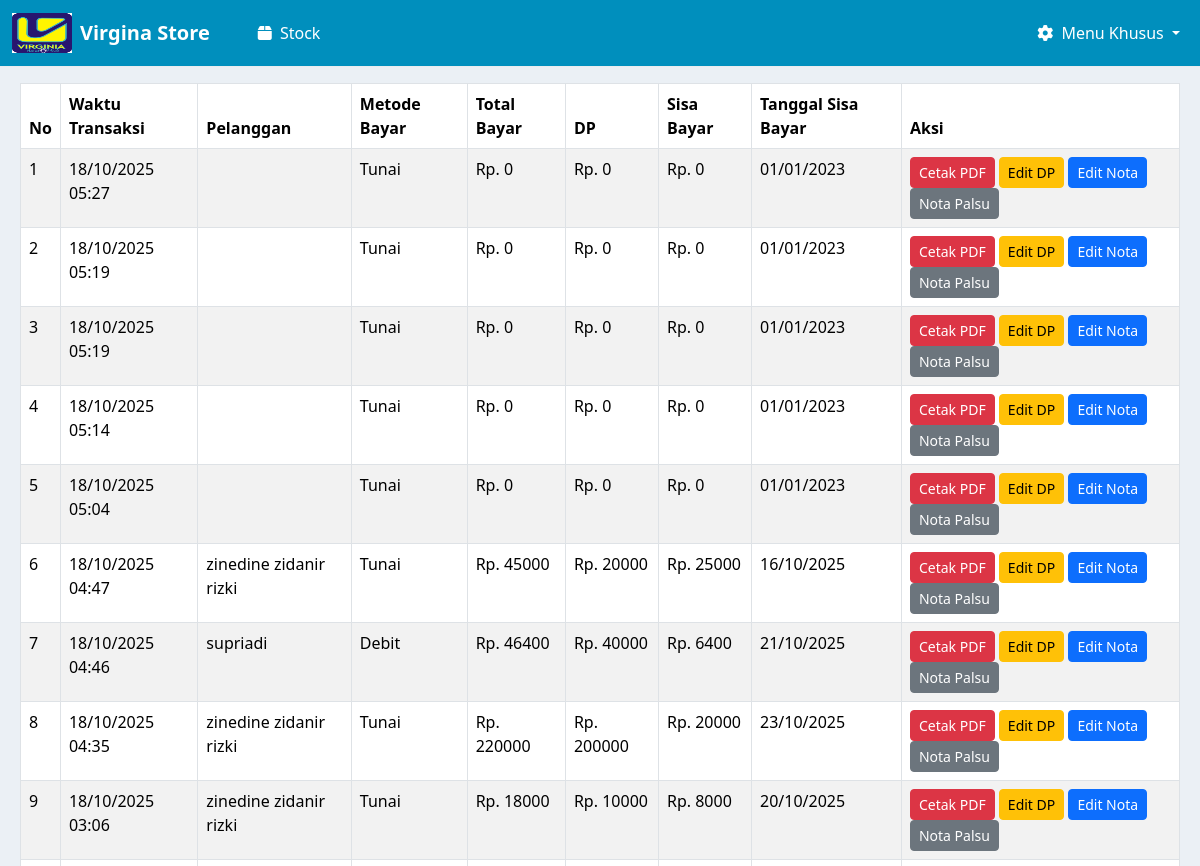
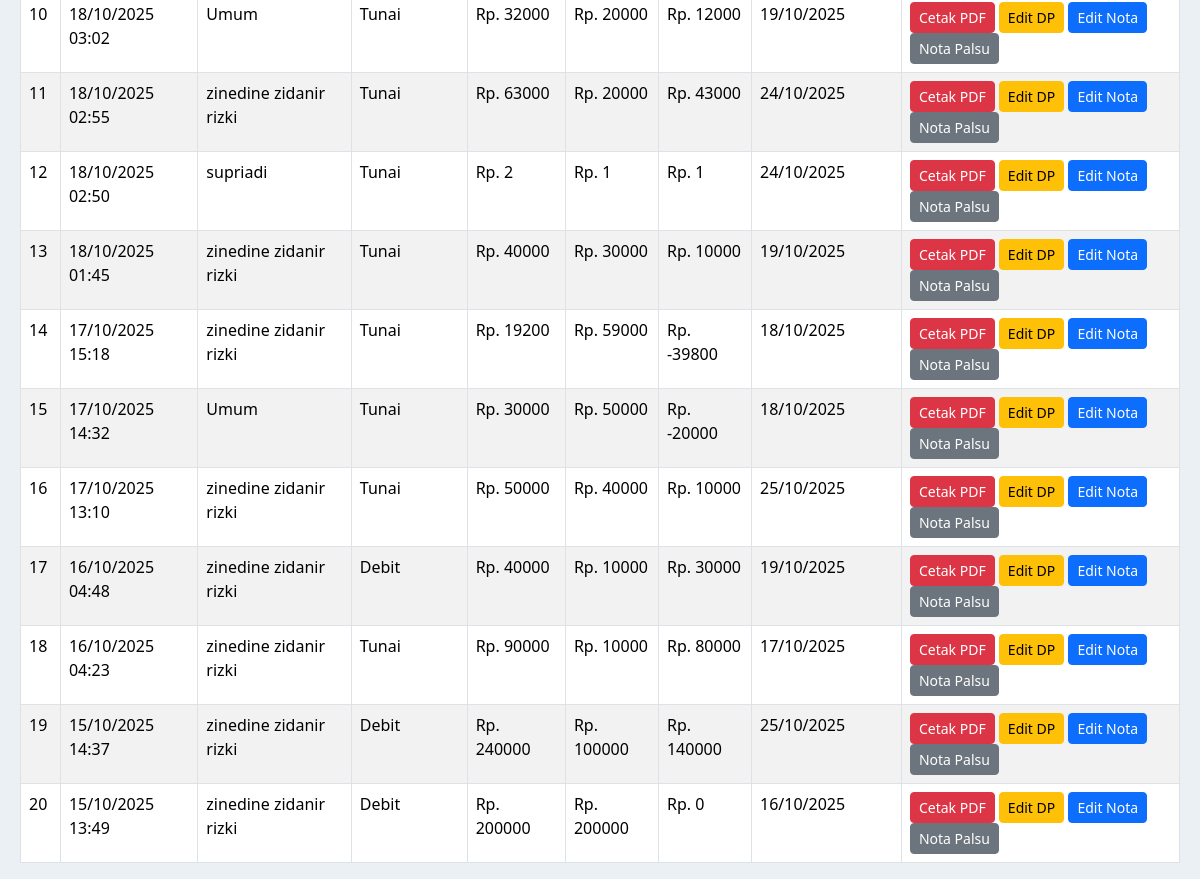
The app's page /nota/cetak_nota_kosong/ (signed in), older data (2 pictures, top to bottom).
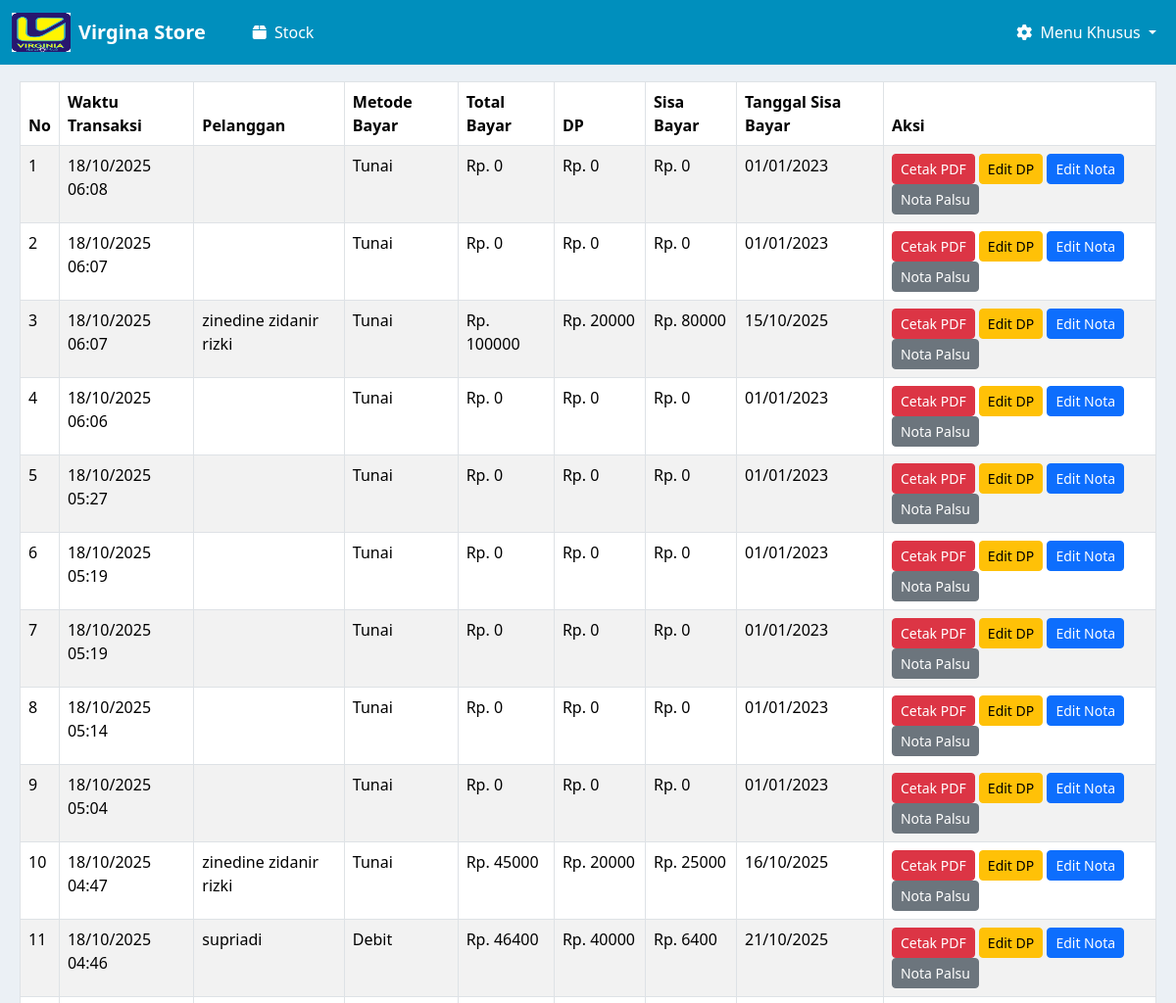
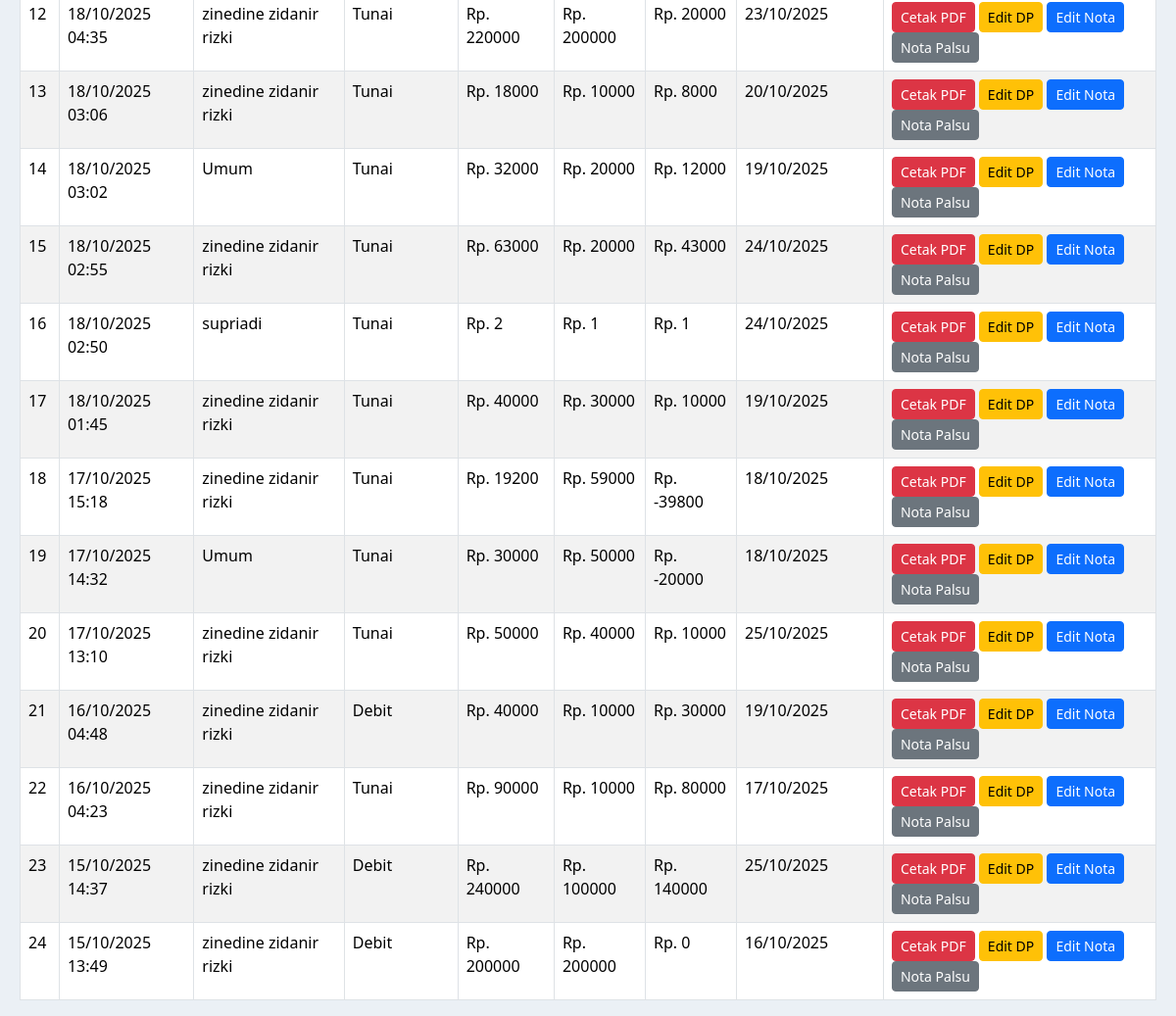
The same page, newer data (2 pictures, top to bottom).
### nota/models.py (models this page shows, shortened)
class NotaPayment(models.Model):
    PAYMENT_METHOD_CHOICES = [
        ('tunai', 'Tunai'),
        ('debit', 'Debit'),
    ]
    customer = models.ForeignKey(Customer, on_delete=models.CASCADE, null=True, blank=True)
    tanggal_sisa_bayar = models.DateField()
    metode_pembayaran = models.CharField(max_length=10, choices=PAYMENT_METHOD_CHOICES)
    total_bayar = models.DecimalField(max_digits=12, decimal_places=2)
    dp = models.DecimalField(max_digits=12, decimal_places=2)
    sisa = models.DecimalField(max_digits=12, decimal_places=2)
    is_temporary = models.BooleanField(default=True)
    created_at = models.DateTimeField(auto_now_add=True)
    class Meta:
        verbose_name = "Nota Payment"
        verbose_name_plural = "Nota Payments"

### kasir/models.py (models this page shows, shortened)
class Customer(models.Model):
    nama = models.CharField(max_length=100)
    alamat_customer = models.TextField(blank=True, null=True)
    no_telpon_customer = models.CharField(max_length=20, blank=True, null=True)
    shipping_agent = models.CharField(max_length=100, blank=True, null=True)

### nota/views.py (the view)
# urls.py: path('cetak_nota_kosong/', views.cetak_nota_kosong, name='cetak-nota-kosong'),
def cetak_nota_kosong(request):
    notas = NotaPayment.objects.all().order_by('-created_at')
    return render(request, 'cetak_nota_kosong.html', {'notas': notas})

### nota/templates/cetak_nota_kosong.html (shortened to what this page needs)
{% extends 'base.html' %}
{% block content %}
<div class="" style="margin-left: 20px; margin-right: 20px;">
    <table class="table table-bordered table-striped mt-3">
        <thead>
            <tr>
                <th>No</th>
                <th>Waktu Transaksi</th>
                <th>Pelanggan</th>
                <th>Metode Bayar</th>
                <th>Total Bayar</th>
                <th>DP</th>
                <th>Sisa Bayar</th>
                <th>Tanggal Sisa Bayar</th>
                <th>Aksi</th>
            </tr>
        </thead>
        <tbody>
            {% for nota in notas %}
            <tr data-id="{{ nota.id }}" data-total="{{ nota.total_bayar }}" data-dp="{{ nota.dp }}" data-sisa="{{ nota.sisa }}" data-tanggal="{{ nota.tanggal_sisa_bayar|date:'Y-m-d' }}">
                <td>{{ forloop.counter }}</td>
                <td>{{ nota.created_at|date:"d/m/Y H:i" }}</td>
                <td>{{ nota.customer.nama }}</td>
                <td>{{ nota.get_metode_pembayaran_display }}</td>
                <td>Rp. {{ nota.total_bayar|floatformat:0 }}</td>
                <td>Rp. {{ nota.dp|floatformat:0 }}</td>
                <td>Rp. {{ nota.sisa|floatformat:0 }}</td>
                <td>{{ nota.tanggal_sisa_bayar|date:"d/m/Y" }}</td>
                <td>
                    <button class="btn btn-sm btn-danger" data-id="{{ nota.id }}" onclick="cetakPdf(this)">Cetak PDF</button>
                    <button class="btn btn-sm btn-warning" data-id="{{ nota.id }}" onclick="editDp(this)">Edit DP</button>
                    <button class="btn btn-sm btn-primary" data-id="{{ nota.id }}" onclick="editNota(this)">Edit Nota</button>
                    <button class="btn btn-sm btn-secondary" data-id="{{ nota.id }}" onclick="notaPalsu(this)">Nota Palsu</button>
                </td>
            </tr>
            {% empty %}
            <tr><td colspan="9" class="text-center">Belum ada data</td></tr>
            {% endfor %}
        </tbody>
    </table>
</div>
{% endblock %}

### templates/base.html (shortened to what this page needs)
{% load static %}
<!DOCTYPE html>
<html lang="en">
<head>
    <link href="https://cdn.jsdelivr.net/npm/bootstrap@5.3.8/dist/css/bootstrap.min.css" rel="stylesheet">
    <link rel="stylesheet" href="https://cdnjs.cloudflare.com/ajax/libs/font-awesome/6.5.1/css/all.min.css">
</head>
<body>
    <nav class="navbar navbar-expand-lg navbar-custom sticky-top">
        <div class="container-fluid">
            <a class="navbar-brand d-flex align-items-center" href="{% url 'halaman_kasir' %}">
                <img src="{% static 'image/logo.png' %}" alt="logo" height="40" width="60" class="me-2">
                <strong>Virgina Store</strong>
            </a>
            <div class="collapse navbar-collapse" id="navbarNavDropdown">
                <ul class="navbar-nav mx-4">
                    <li class="nav-item">
                        <a class="nav-link active" aria-current="page" href="{% url 'halaman_kasir' %}">
                            <i class="fas fa-box me-1"></i> Stock
                        </a>
                    </li>
                </ul>
                <ul class="navbar-nav ms-auto">
                    <li class="nav-item dropdown">
                        <a
                            class="nav-link dropdown-toggle"
                            href="#"
                            role="button"
                            data-bs-toggle="dropdown"
                            aria-expanded="false"
                        >
                            <i class="fas fa-cog me-1"></i> Menu Khusus
                        </a>
                    </li>
                </ul>
            </div>
        </div>
    </nav>
    <div class="content-wrapper">
        {% block content %} {% endblock %}
    </div>
</body>
</html>

### templates/base.html (style rules this page uses)
body { background-color: #EBF0F5; }
.navbar-custom { background-color: #008FBD !important; border-bottom: 1px solid #e9ecef; }
.navbar-custom .navbar-brand, .navbar-custom .nav-link { color: #ffffff !important; }

Row changes from the older to the newer data that the page shows:
added NotaPayment: created_at "18/10/2025 06:08", metode_pembayaran "Tunai", total_bayar "0", dp "0", sisa "0", tanggal_sisa_bayar "01/01/2023"
added NotaPayment: created_at "18/10/2025 06:07", metode_pembayaran "Tunai", total_bayar "0", dp "0", sisa "0", tanggal_sisa_bayar "01/01/2023"
added NotaPayment: created_at "18/10/2025 06:07", customer.nama "zinedine zidanir rizki", metode_pembayaran "Tunai", total_bayar "100000", dp "20000", sisa "80000", tanggal_sisa_bayar "15/10/2025"
added NotaPayment: created_at "18/10/2025 06:06", metode_pembayaran "Tunai", total_bayar "0", dp "0", sisa "0", tanggal_sisa_bayar "01/01/2023"
